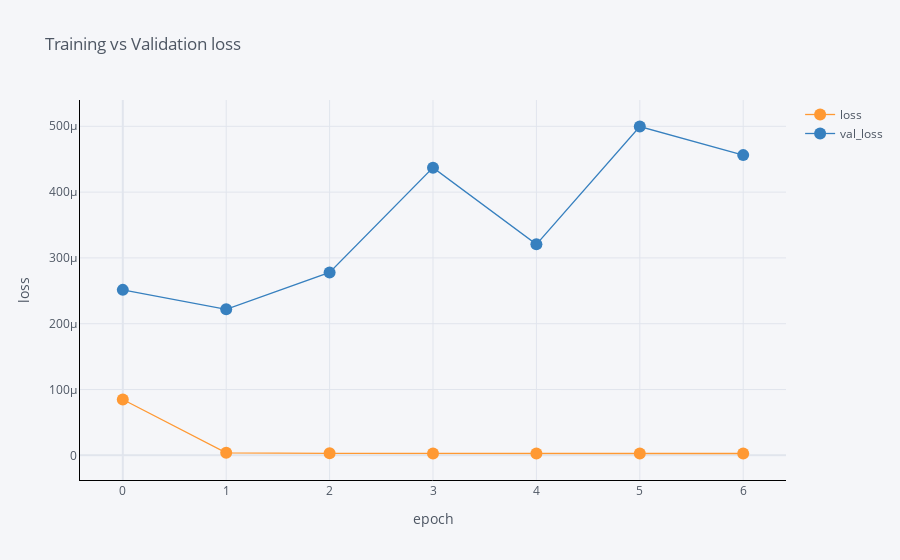

Notebook cell for this chart:
### Code cell
df[['epoch', 'loss', 'val_loss']].iplot(
    x='epoch',
    mode='lines+markers',
    xTitle='epoch',
    yTitle='loss', 
    title='Training vs Validation loss',
    linecolor='black',
)

### Figure 1 — Plotly figure (JSON) as saved in the notebook; plotly's stock layout.template omitted (floating-point values rounded to 4 significant figures)
{"data": [{"line": {"color": "rgba(255, 153, 51, 1.0)", "dash": "solid", "shape": "linear", "width": 1.3}, "marker": {"size": 12, "symbol": "circle"}, "mode": "lines+markers", "name": "loss", "text": "", "type": "scatter", "x": [0, 1, 2, 3, 4, 5, 6], "y": [8.481e-05, 3.831e-06, 3.008e-06, 2.895e-06, 2.863e-06, 2.818e-06, 2.791e-06]}, {"line": {"color": "rgba(55, 128, 191, 1.0)", "dash": "solid", "shape": "linear", "width": 1.3}, "marker": {"size": 12, "symbol": "circle"}, "mode": "lines+markers", "name": "val_loss", "text": "", "type": "scatter", "x": [0, 1, 2, 3, 4, 5, 6], "y": [0.0002514, 0.0002218, 0.0002779, 0.0004371, 0.0003206, 0.0004997, 0.0004562]}], "layout": {"legend": {"bgcolor": "#F5F6F9", "font": {"color": "#4D5663"}}, "paper_bgcolor": "#F5F6F9", "plot_bgcolor": "#F5F6F9", "title": {"font": {"color": "#4D5663"}, "text": "Training vs Validation loss"}, "xaxis": {"gridcolor": "#E1E5ED", "linecolor": "black", "showgrid": true, "tickfont": {"color": "#4D5663"}, "title": {"font": {"color": "#4D5663"}, "text": "epoch"}, "zerolinecolor": "#E1E5ED"}, "yaxis": {"gridcolor": "#E1E5ED", "linecolor": "black", "showgrid": true, "tickfont": {"color": "#4D5663"}, "title": {"font": {"color": "#4D5663"}, "text": "loss"}, "zerolinecolor": "#E1E5ED"}}}
